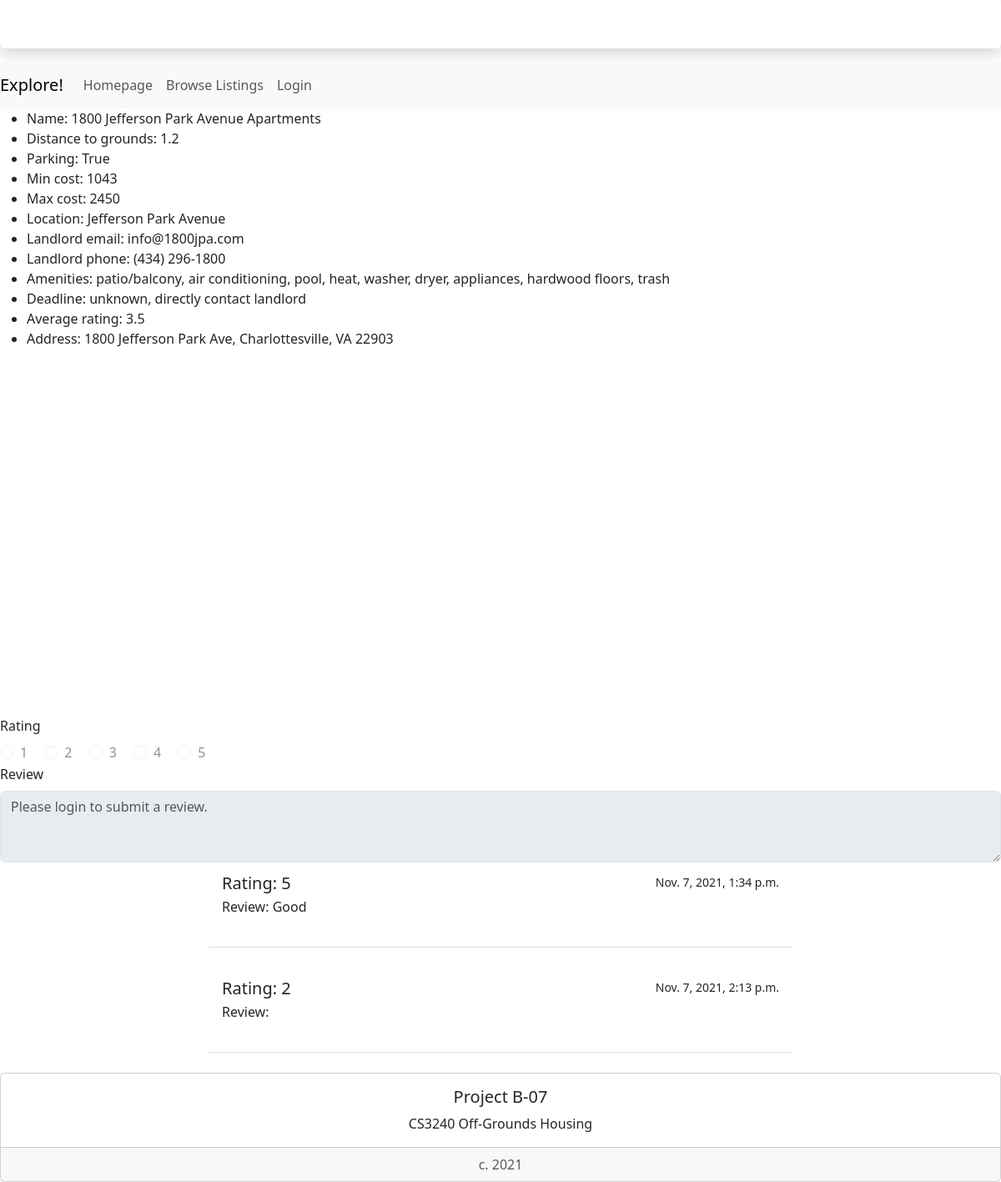
Page /housing/6/ on the earlier database version.
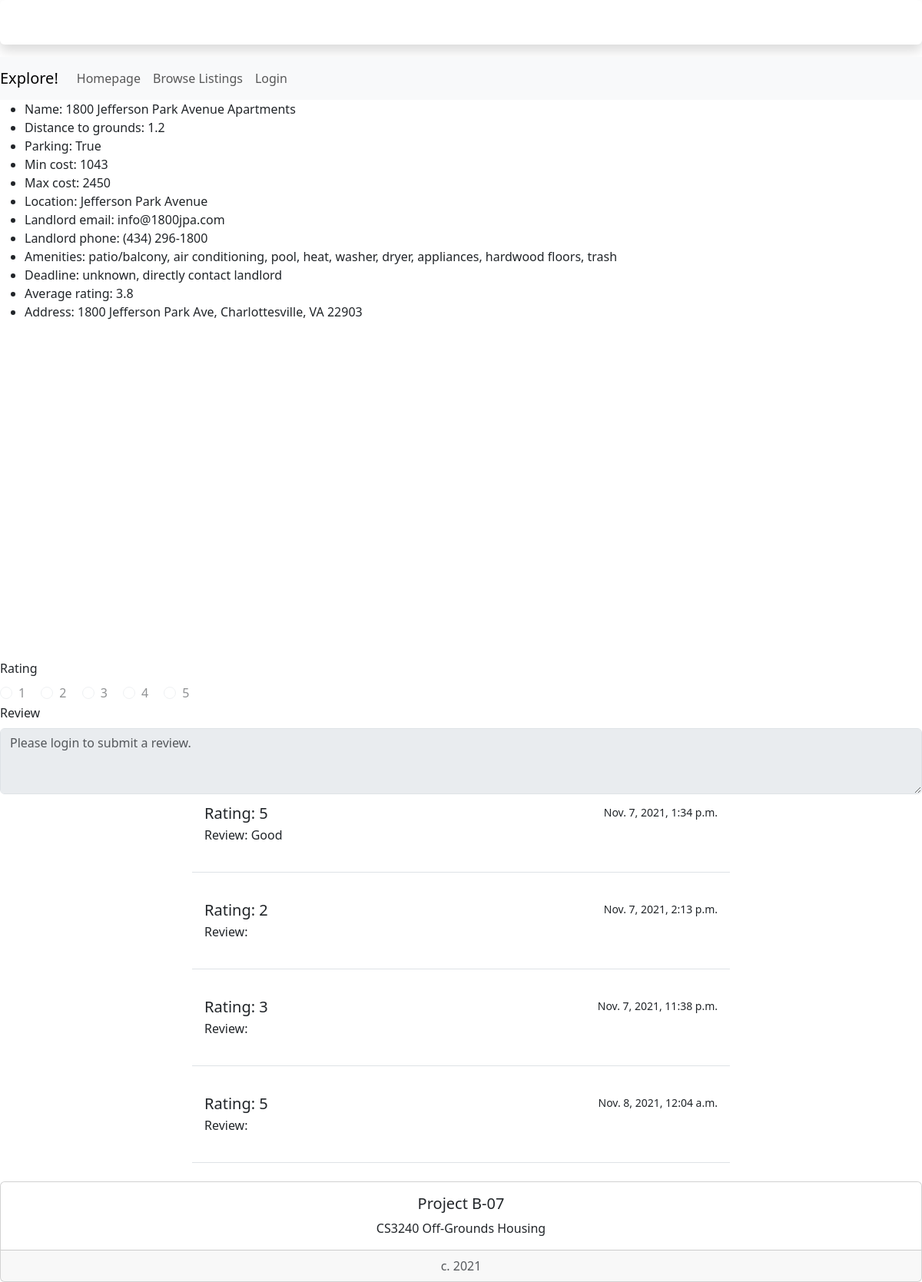
Same page on the later database version.
### housing/models.py (models this page shows, shortened)
class StudentHousing(models.Model):
    name = models.CharField(max_length=200)
    distToGrounds = models.FloatField(default=0)
    parking = models.BooleanField()
    minCost = models.IntegerField(default=0)
    maxCost = models.IntegerField(default=0)
    location = models.TextField(max_length=200, null=True)
    landlordEmail = models.CharField(max_length=200, null=True)
    landlordPhone = models.CharField(max_length=200, null=True)
    amenities = models.TextField(max_length=200, null=True)
    deadline = models.CharField(max_length=200, null=True)
    averageRating = models.FloatField(default=0)
    address = models.TextField(max_length=200, null=True)
    image = models.ImageField(blank=True, null=True) #makes it optional to include an image

class Review(models.Model):
    house = models.ForeignKey(StudentHousing, on_delete=models.CASCADE)
    rating = models.IntegerField(default=0)
    comment = models.TextField(max_length=200, default="")
    pub_date = models.DateTimeField('date published')

### housing/views.py (the view)
# urls.py: path('<int:pk>/', views.DetailView.as_view(), name='detail'),
class DetailView(generic.DetailView):
    model = StudentHousing
    template_name = 'housing/studentHousingOption.html'
    def get_queryset(self):
        return StudentHousing.objects

### housing/templates/housing/studentHousingOption.html (shortened to what the changed rows need)
<!doctype html>
<link href='https://api.mapbox.com/mapbox-gl-js/v2.3.1/mapbox-gl.css' rel='stylesheet' />
{% load bootstrap5 %}
{% bootstrap_css %}
{% load socialaccount %}
{% if studenthousing %}
    <ul>
        <li>Name: {{ studenthousing.name }}</li>
        <li>Distance to grounds: {{ studenthousing.distToGrounds }}</li>
        <li>Parking: {{ studenthousing.parking }}</li>
        <li>Min cost: {{ studenthousing.minCost }}</li>
        <li>Max cost: {{ studenthousing.maxCost }}</li>
        <li>Location: {{ studenthousing.location }}</li>
        <li>Landlord email: {{ studenthousing.landlordEmail }}</li>
        <li>Landlord phone: {{ studenthousing.landlordPhone }}</li>
        <li>Amenities: {{ studenthousing.amenities }}</li>
        <li>Deadline: {{ studenthousing.deadline }}</li>
        <li>Average rating: {{ studenthousing.averageRating }}</li>
        <li>Address: {{ studenthousing.address }}</li>
    </ul>
{% else %}
    <p>No housing details are available.</p>
{% endif %}
<div class="list-group list-group-flush">
    {% for review in studenthousing.review_set.all %}
        <div class="list-group-item" style="margin-left: 250px; margin-right: 250px; margin-top: 5px;">
            <div class="d-flex w-100 justify-content-between">
                <h5 class="mb-1">Rating: {{review.rating}}</h5>
                <small>{{review.pub_date}}</small>
            </div>
            <p class="mb-1">Review: {{review.comment}}<br><br></p>
        </div><br>
    {% endfor %}
</div>

Differences in the rows shown:
changed StudentHousing "1800 Jefferson Park Avenue Apartments": averageRating "3.5" → "3.8"
added Review: rating "3", pub_date "Nov. 7, 2021, 11:38 p.m."
added Review: rating "5", pub_date "Nov. 8, 2021, 12:04 a.m."
